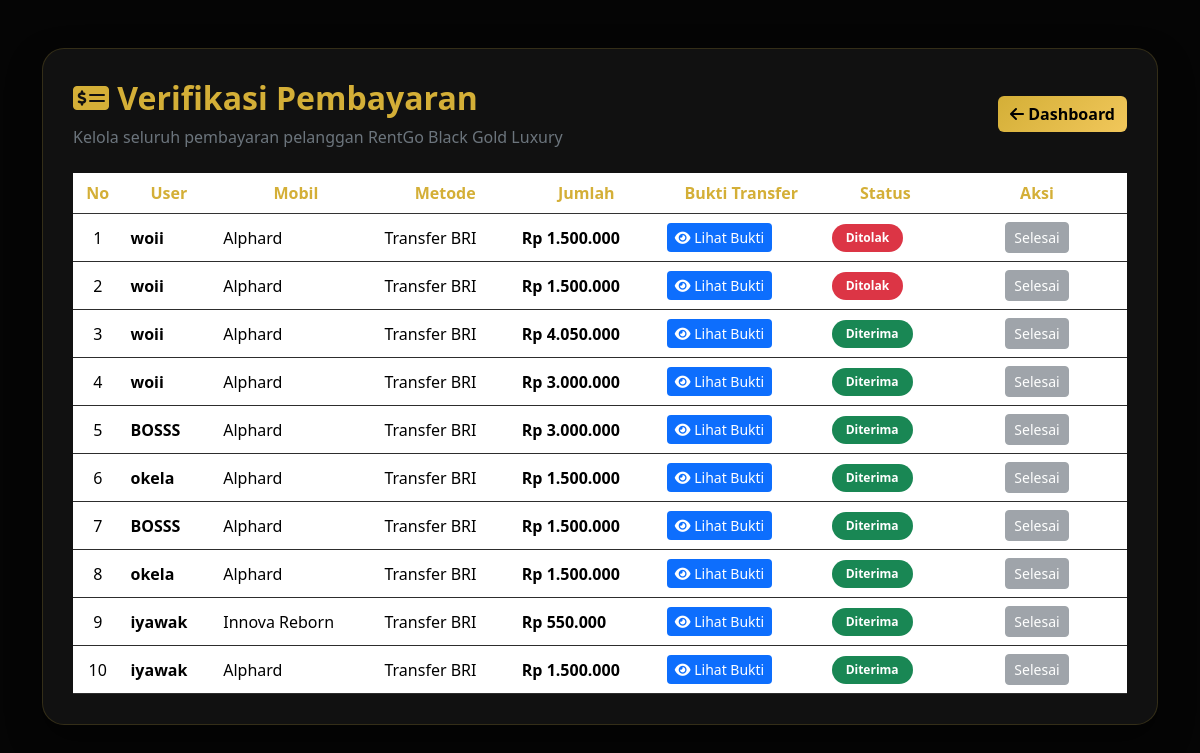
The page /admin/pembayaran/index.php on the database its author committed.
### tables this page shows
CREATE TABLE `pembayaran` (
  `id` int(11) NOT NULL,
  `booking_id` int(11) NOT NULL,
  `metode_pembayaran` varchar(50) DEFAULT NULL,
  `bukti_transfer` varchar(255) DEFAULT NULL,
  `jumlah_bayar` decimal(12,2) DEFAULT NULL,
  `status` enum('Menunggu Verifikasi','Diterima','Ditolak') DEFAULT 'Menunggu Verifikasi',
  `tanggal_bayar` timestamp NOT NULL DEFAULT current_timestamp()
);

CREATE TABLE `users` (
  `id` int(11) NOT NULL,
  `nama` varchar(100) NOT NULL,
  `email` varchar(100) NOT NULL,
  `password` varchar(255) NOT NULL,
  `no_hp` varchar(20) DEFAULT NULL,
  `alamat` text DEFAULT NULL,
  `role` enum('admin','user') DEFAULT 'user',
  `created_at` timestamp NOT NULL DEFAULT current_timestamp()
);

CREATE TABLE `mobil` (
  `id` int(11) NOT NULL,
  `nama_mobil` varchar(100) NOT NULL,
  `merk` varchar(100) NOT NULL,
  `tahun` year(4) NOT NULL,
  `plat_nomor` varchar(20) NOT NULL,
  `warna` varchar(50) DEFAULT NULL,
  `transmisi` enum('Manual','Matic') NOT NULL,
  `bahan_bakar` varchar(50) DEFAULT NULL,
  `kapasitas_penumpang` int(11) DEFAULT NULL,
  `harga_per_hari` decimal(12,2) NOT NULL,
  `deskripsi` text DEFAULT NULL,
  `gambar` varchar(255) DEFAULT NULL,
  `status` enum('Tersedia','Disewa','Maintenance') DEFAULT 'Tersedia',
  `created_at` timestamp NOT NULL DEFAULT current_timestamp()
);

### admin/pembayaran/index.php (the view, shortened to what this page needs)
<?php
require_once '../../config/koneksi.php';
$data = mysqli_query(
    $conn,
    "SELECT
        pembayaran.*,
        mobil.nama_mobil,
        users.nama
    FROM pembayaran
    JOIN booking
        ON pembayaran.booking_id = booking.id
    JOIN mobil
        ON booking.mobil_id = mobil.id
    JOIN users
        ON booking.user_id = users.id
    ORDER BY pembayaran.id DESC"
);
?>
<!DOCTYPE html>
<html>
<head>
<link href="https://cdn.jsdelivr.net/npm/bootstrap@5.3.3/dist/css/bootstrap.min.css" rel="stylesheet">
<link href="https://cdnjs.cloudflare.com/ajax/libs/font-awesome/6.5.2/css/all.min.css" rel="stylesheet">
</head>
<body>
<div class="container py-5">
<div class="card-premium">
<div class="d-flex justify-content-between align-items-center mb-4">
<div>
<h2 class="page-title">
<i class="fas fa-money-check-dollar"></i>
Verifikasi Pembayaran
</h2>
<p class="text-secondary mb-0">
Kelola seluruh pembayaran pelanggan RentGo Black Gold Luxury
</p>
</div>
<a href="../dashboard.php" class="btn btn-gold">
<i class="fas fa-arrow-left"></i>
Dashboard
</a>
</div>
<div class="table-responsive">
<table class="table table-hover align-middle">
<thead>
<tr>
<th>No</th>
<th>User</th>
<th>Mobil</th>
<th>Metode</th>
<th>Jumlah</th>
<th>Bukti Transfer</th>
<th>Status</th>
<th width="180">Aksi</th>
</tr>
</thead>
<tbody>
<?php
$no=1;
while($row=mysqli_fetch_assoc($data)):
?>
<tr>
<td class="text-center">
<?= $no++; ?>
</td>
<td>
<strong>
<?= $row['nama']; ?>
</strong>
</td>
<td>
<?= $row['nama_mobil']; ?>
</td>
<td>
<?= $row['metode_pembayaran']; ?>
</td>
<td>
<strong>
Rp <?= number_format($row['jumlah_bayar'],0,',','.'); ?>
</strong>
</td>
<td>
<a
href="/rentgo/assets/uploads/pembayaran/<?= $row['bukti_transfer']; ?>"
target="_blank"
class="btn btn-proof btn-sm">
<i class="fas fa-eye"></i>
Lihat Bukti
</a>
</td>
<td>
<?php if($row['status']=="Menunggu Verifikasi"){ ?>
<span class="badge badge-premium status-wait">
Menunggu
</span>
<?php }elseif($row['status']=="Diterima"){ ?>
<span class="badge badge-premium status-success">
Diterima
</span>
<?php }else{ ?>
<span class="badge badge-premium status-danger">
Ditolak
</span>
<?php } ?>
</td>
<td class="text-center">
<?php if($row['status']=="Menunggu Verifikasi"){ ?>
<a
href="verifikasi.php?id=<?= $row['id']; ?>&aksi=terima"
class="btn btn-success btn-sm">
<i class="fas fa-check"></i>
Terima
</a>
<a
href="verifikasi.php?id=<?= $row['id']; ?>&aksi=tolak"
class="btn btn-danger btn-sm">
<i class="fas fa-times"></i>
Tolak
</a>
<?php }else{ ?>
<button
class="btn btn-secondary btn-sm"
disabled>
Selesai
</button>
<?php } ?>
</td>
</tr>
<?php endwhile; ?>
</tbody>
</table>
</div>
</div>
</div>
</body>
</html>

### admin/pembayaran/index.php (style rules this page uses)
:root { --gold:#d4af37; --dark:#050505; --card:#111111; --border:rgba(212,175,55,.18); }
body { background:#050505; color:#fff; font-family:'Segoe UI',sans-serif; }
.card-premium { background:#111; border:1px solid var(--border); border-radius:22px; padding:30px; box-shadow:0 15px 35px rgba(0,0,0,.45); }
.page-title { color:var(--gold); font-weight:bold; }
.table { color:white; margin-bottom:0; }
.table thead { background:#1c1c1c; }
.table thead th { color:#d4af37; border-color:#333; text-align:center; white-space:nowrap; }
.table tbody tr { background:#111; transition:.3s; }
.table td { border-color:#2d2d2d; vertical-align:middle; }
.btn-gold { background:linear-gradient(135deg,#d4af37,#f1c75b); color:#000; font-weight:bold; border:none; }
.btn-proof { background:#0d6efd; color:white; border:none; }
.badge-premium { padding:8px 14px; border-radius:25px; }
.status-success { background:#198754; }
.status-danger { background:#dc3545; }

### rows shown on the page
pembayaran: users.nama "woii", mobil.nama_mobil "Alphard", metode_pembayaran "Transfer BRI", jumlah_bayar "1.500.000", status "Ditolak"
pembayaran: users.nama "woii", mobil.nama_mobil "Alphard", metode_pembayaran "Transfer BRI", jumlah_bayar "1.500.000", status "Ditolak"
pembayaran: users.nama "woii", mobil.nama_mobil "Alphard", metode_pembayaran "Transfer BRI", jumlah_bayar "4.050.000", status "Diterima"
pembayaran: users.nama "woii", mobil.nama_mobil "Alphard", metode_pembayaran "Transfer BRI", jumlah_bayar "3.000.000", status "Diterima"
pembayaran: users.nama "BOSSS", mobil.nama_mobil "Alphard", metode_pembayaran "Transfer BRI", jumlah_bayar "3.000.000", status "Diterima"
pembayaran: users.nama "okela", mobil.nama_mobil "Alphard", metode_pembayaran "Transfer BRI", jumlah_bayar "1.500.000", status "Diterima"
pembayaran: users.nama "BOSSS", mobil.nama_mobil "Alphard", metode_pembayaran "Transfer BRI", jumlah_bayar "1.500.000", status "Diterima"
pembayaran: users.nama "okela", mobil.nama_mobil "Alphard", metode_pembayaran "Transfer BRI", jumlah_bayar "1.500.000", status "Diterima"
pembayaran: users.nama "iyawak", mobil.nama_mobil "Innova Reborn", metode_pembayaran "Transfer BRI", jumlah_bayar "550.000", status "Diterima"
pembayaran: users.nama "iyawak", mobil.nama_mobil "Alphard", metode_pembayaran "Transfer BRI", jumlah_bayar "1.500.000", status "Diterima"
